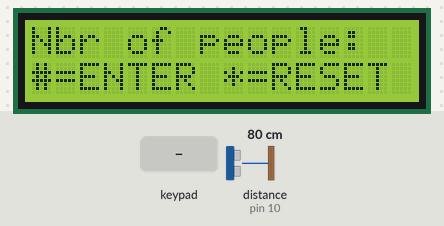
This sketch was run on a simulated Arduino Uno, built with avr-gcc and run on an emulated ATmega328P. On the bench: 16×2 character LCD. Inputs (shaded band) come from the test bench; at power-on: distance to the obstacle (sensor on pin 10) 80 cm. The echo pulse lasts 58.3 µs per cm; what the sketch prints to the serial monitor is not drawn.

Above: at 1.2 s.
1.3 s: keypad keys 9 8 7 6 # pressed 0.4 s apart
At 5.5 s:
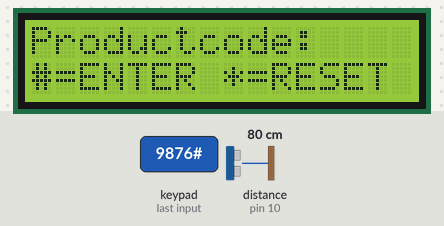
5.8 s: keypad keys 5 4 3 2 # pressed 0.4 s apart
At 9.1 s:
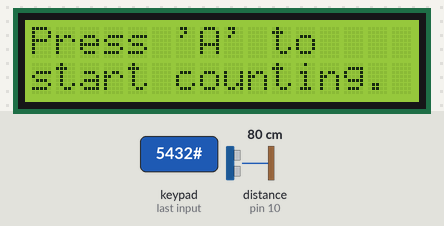
9.9 s: key 'A' pressed
At 11.1 s:
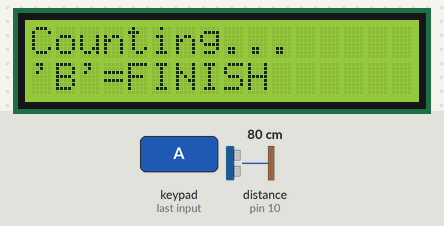
11.4 s: key 'B' pressed
14.4 s: key 'C' pressed
At 16.2 s:
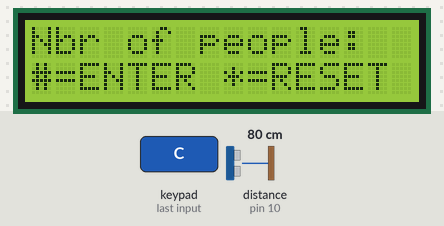
16.5 s: key '*' pressed
At 17.7 s:
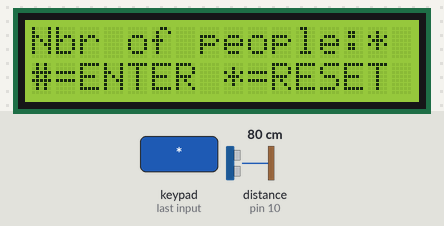
Timing chart, 0 to 19.0 s (numbered marks = the images above; inputs shaded):
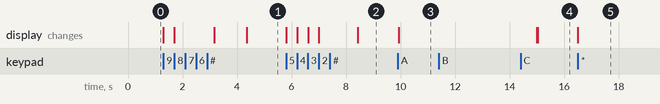

Measured:
- after the input at 1.3 s, the display: first changes at once (image 1 shows a later state)
- after the input at 5.8 s, the display: first changes at once (image 2 shows a later state)
- after the input at 9.9 s, the display: changes at once (image 3)
- after the input at 11.4 s, every drawn part: stays the same
- after the input at 14.4 s, the display: first differs from a run without the input after 0.63 s (image 4)
- after the input at 16.5 s, the display: changes at once (image 5)

The sketch:

ProductionCounter.ino
```cpp
/* algemeen ------------------ */

#define DELAY 500
#define ENTER '#'
#define X 15

int done;
int number_of_people;
int count = 0;
int product_code;
float temperature;
float workspeed_seconds;
float workspeed_per_person_seconds;
float workspeed_minutes;
float workspeed_per_person_minutes;
unsigned long start_time;
unsigned long stop_time;
int minutes;
int seconds;

/* keypad -------------------- */
#include <Keypad.h> //auteurs: Mark Stanley, Alexander Brevig Versie: 3.1.1

char key;

const byte ROWS = 4;
const byte COLS = 4;
char keys[ROWS][COLS] = {
  {'1','2','3','A'},
  {'4','5','6','B'},
  {'7','8','9','C'},
  {'*','0','#','D'}
};

byte rowPins[ROWS] = {9, 8, 7, 6};
byte colPins[COLS] = {5, 4, 3, 2};

Keypad keypad = Keypad( makeKeymap(keys), rowPins, colPins, ROWS, COLS );

char readKey() {
  char key = keypad.getKey();

  return key;
}


/* ultrasonic ---------------- */

#define ECHO_PIN 10
#define TRIG_PIN 11

long duration;
int distance;

float readDistance() { // bron:https://create.arduino.cc/projecthub/abdularbi17/ultrasonic-sensor-hc-sr04-with-arduino-tutorial-327ff6

  delay(DELAY);

  float Vair;

  digitalWrite(TRIG_PIN, LOW);
  delayMicroseconds(2);

  digitalWrite(TRIG_PIN, HIGH);
  delayMicroseconds(10);
  digitalWrite(TRIG_PIN, LOW);

  duration = pulseIn(ECHO_PIN, HIGH);

  distance = (duration * 0.034) / 2;

  return distance;
}


/* lcd ----------------------- */

#include <LiquidCrystal_I2C.h> // Auteur: Frank de Brabander Versie: 1.1.2

LiquidCrystal_I2C lcd(0x27,16,2);

/*Aansluitingen:
 * LCD SDA -> A4
 * LCD SCL -> A5
 * LCD GND -> GND
 * LCD VCC ->  5V
 */

/* functies ------------------------- */

char numberOfPeople() {
  int number;
  char enter;
  char key;
  String tussenresultaat = "";

  lcd.clear();
  lcd.setCursor(0, 0);
  lcd.print("Nbr of people:");
  lcd.setCursor(0, 1);
  lcd.print("#=ENTER *=RESET");
  while((key = readKey()) == NO_KEY) {
    // wait for key
  }
  lcd.setCursor(14, 0);
  lcd.print(key);
  Serial.println(key);
  while((enter = readKey()) == NO_KEY) {
    // wait for key
  }

  tussenresultaat += key;

  if (enter == '#') {
    done = 1;
  } else if (enter == '*'){
    done = 0;
  } else if (enter >= '0' && enter <= '9'){
    tussenresultaat += enter;
    lcd.print(enter);
    while((enter = readKey()) == NO_KEY) {
      // wait for key
    }

    if (enter == '#') {
    done = 1;
    } else if (enter == '*'){
    done = 0;
    }
  }

  number = tussenresultaat.toInt();
  Serial.println("p" + String(number));
  return number;
}

int productcode() {
  int code;
  String tussenresultaat = "";
  char key;
  char enter;
  char reset;

  lcd.clear();
  lcd.setCursor(0, 0);
  lcd.print("Productcode:");
  lcd.setCursor(0, 1);
  lcd.print("#=ENTER *=RESET");
  lcd.setCursor(12, 0);

  while (tussenresultaat.length() < 4){
    while((key = readKey()) == NO_KEY) {
    // wait for key
    }
    tussenresultaat += key;
    lcd.print(key);
  }

  while((enter = readKey()) == NO_KEY) {
    // wait for key
  }

  if (enter == '#') {
      done = 1;
      code = tussenresultaat.toInt();
      Serial.println("r" + String(code));
      return code;
  } else if (enter == '*') {
      done = 0;
  }

}

int countProduction() {

  if (readDistance() < X) {
    count += 1;
    Serial.println("c" + String(count));
    while(readDistance() < X) {
      //wait for package to pass
    }
  }

}

/* ---------------------------------------------- */

void setup(){
    pinMode(TRIG_PIN, OUTPUT);
    pinMode(ECHO_PIN, INPUT);

    Serial.begin(9600);

    lcd.init();
    lcd.clear();
    lcd.backlight();
    lcd.print("Dag Wereld!");
}

void loop() {

    done = 0;

    Serial.println("C");

    while(done == 0) {
      number_of_people = numberOfPeople();
      delay(1000);
    }

    done = 0;

    while(done == 0) {
      product_code = productcode();
      delay(1000);
    }

    while(key != 'A') {

      lcd.clear();
      lcd.print("Press 'A' to");
      lcd.setCursor(0, 1);
      lcd.print("start counting.");
      while((key = readKey()) == NO_KEY) {
      // wait for key
      }
    }

    start_time = millis();
    lcd.clear();
    lcd.print("Counting...");
    lcd.setCursor(0, 1);
    lcd.print("'B'=FINISH");
    Serial.println("A");
    Serial.println("c" + String(count));

    done = 0;

    while(done == 0){
      countProduction();
      if (readKey() == 'B') {
        done = 1; // nog timer toevoegen!
        Serial.println("B");
        stop_time = millis();

        minutes = (stop_time - start_time) / 60000; // beter gericht op een grote productie
        seconds = (stop_time - start_time) / 1000; // accurater en geeft een beter beeld bij deze kleine versie

        delay(DELAY);

        Serial.println("m" + String(minutes));
        delay(DELAY);
        Serial.println("s" + String(seconds));
        delay(DELAY);

        workspeed_seconds = float(count) / seconds;
        workspeed_per_person_seconds = workspeed_seconds / number_of_people;
        workspeed_minutes = float(count) / minutes;
        workspeed_per_person_minutes = workspeed_minutes / number_of_people;

        Serial.println("z" + String(workspeed_seconds));
        delay(DELAY);
        Serial.println("y" + String(workspeed_per_person_seconds));
        delay(DELAY);
        Serial.println("x" + String(workspeed_minutes));
        delay(DELAY);
        Serial.println("w" + String(workspeed_per_person_minutes));
        delay(DELAY);
      }
    }


    while(key != 'C') {

      lcd.clear();
      lcd.print("Press 'C' to");
      lcd.setCursor(0, 1);
      lcd.print("start new count");
      while((key = readKey()) == NO_KEY) {
      // wait for key
      }
      count = 0;
      number_of_people = 0;
      product_code = 0;
    }

}
```
